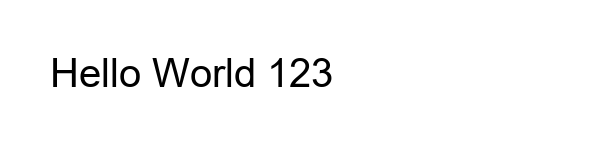
#> input picture services/extract/test_image.png, 600 x 150 px, given in place of test_image.jpg, which was not available
$ python fallback_ocr.py
#> lines starting #> are read from the running program, lines starting #| are printed output that depends on the picture; after the words box and inside, x2 and y2 are one past the last pixel; in counts of white or black regions, pixels touching at a corner belong together; pictures that were not available may be replaced by others from this repository, and a replacement may not be noted
"""
OCR de Fallback usando Tesseract
Este módulo se activa cuando el OCR principal (ONNX) falla
Incluye detección de opciones marcadas en formularios
"""

import os
import cv2
import numpy as np
from PIL import Image, ImageEnhance, ImageFilter
import pytesseract
import logging
from typing import Dict, List, Tuple, Optional, Any
import json
import re

# Configurar logging más detallado
logging.basicConfig(
    level=logging.DEBUG,
    format='[%(asctime)s] %(levelname)s - %(name)s - %(message)s',
    datefmt='%H:%M:%S'
)
logger = logging.getLogger(__name__)

def _debug_log(message: str):
    """Debug logging específico para fallback OCR"""
    try:
        # Limpiar mensaje para evitar problemas de codificación
        safe_message = message.encode('ascii', 'ignore').decode('ascii')
        print(f"[FALLBACK OCR DEBUG] {safe_message}")
        logger.debug(safe_message)
    except Exception:
        print(f"[FALLBACK OCR DEBUG] <mensaje con caracteres especiales>")
        logger.debug("<mensaje con caracteres especiales>")

class FallbackOCR:
    def __init__(self):
        """Inicializar el OCR de fallback"""
        self.setup_tesseract()

    def setup_tesseract(self):
        """Configurar la ruta de Tesseract"""
        _debug_log("Iniciando configuración de Tesseract...")

        # Rutas comunes donde puede estar instalado Tesseract en Windows
        possible_paths = [
            r"C:\Program Files\Tesseract-OCR\tesseract.exe",
            r"C:\Program Files (x86)\Tesseract-OCR\tesseract.exe",
            r"C:\Users\{}\AppData\Local\Tesseract-OCR\tesseract.exe".format(os.getenv('USERNAME')),
            r"C:\tesseract\tesseract.exe"
        ]

        tesseract_path = None
        for path in possible_paths:
            _debug_log(f"Verificando ruta: {path}")
            if os.path.exists(path):
                tesseract_path = path
                _debug_log(f"¡Tesseract encontrado en: {path}!")
                break
            else:
                _debug_log(f"No encontrado en: {path}")
#> (the call stopped at in setup_tesseract, `test_result = pytesseract.image_to_string(Image.new('RGB', (100, 30), ..`: pytesseract is not available in this run)

        if tesseract_path:
            pytesseract.pytesseract.tesseract_cmd = tesseract_path
            _debug_log(f"Tesseract configurado correctamente: {tesseract_path}")

            # Probar que funcione
            try:
                test_result = pytesseract.image_to_string(Image.new('RGB', (100, 30), color='white'))
                _debug_log(f"Test de Tesseract exitoso: configuración OK")
            except Exception as e:
                _debug_log(f"ERROR en test de Tesseract: {e}")

        else:
            _debug_log("Tesseract no encontrado en rutas predefinidas, intentando usar PATH...")
            # Intentar usar tesseract del PATH
            try:
                test_result = pytesseract.image_to_string(Image.new('RGB', (100, 30), color='white'))
                _debug_log("Tesseract disponible en PATH - configuración OK")
            except Exception as e:
                _debug_log(f"ERROR: Tesseract no disponible: {e}")
                logger.error(f"Tesseract no disponible: {e}")

    def preprocess_image_for_ocr(self, image_path: str) -> List[np.ndarray]:
        """Preprocesar imagen para mejorar OCR - OPTIMIZADO PARA DATOS MÉDICOS"""
#> called with image_path = 'test_image.jpg'
        try:
            # Cargar imagen
            image = cv2.imread(image_path)
#> image is the input picture: shape (150, 600, 3); min 0, max 255, mean 248.3
            if image is None:
                raise ValueError(f"No se puede cargar la imagen: {image_path}")

            processed_images = []

            # Imagen original (más importante)
            processed_images.append(image)

            # Convertir a escala de grises
            gray = cv2.cvtColor(image, cv2.COLOR_BGR2GRAY)

            # Técnicas optimizadas para números y datos médicos

            # Técnica 1: Mejora de contraste agresiva (mejor para números pequeños)
            enhanced = cv2.createCLAHE(clipLimit=3.0, tileGridSize=(8,8)).apply(gray)
            _, enhanced_binary = cv2.threshold(enhanced, 0, 255, cv2.THRESH_BINARY + cv2.THRESH_OTSU)
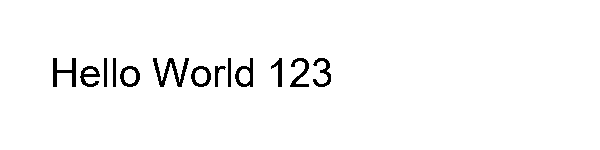
#> enhanced_binary: shape (150, 600); 97.4% white; 13 black regions, largest, box (x1, y1, x2, y2) and area: (153, 58, 189, 87) 381, (53, 58, 76, 87) 277, (290, 58, 309, 87) 218
            processed_images.append(enhanced_binary)

            # Técnica 2: Binarización adaptativa (mejor para formularios)
            adaptive = cv2.adaptiveThreshold(gray, 255, cv2.ADAPTIVE_THRESH_GAUSSIAN_C,
                                           cv2.THRESH_BINARY, 11, 2)
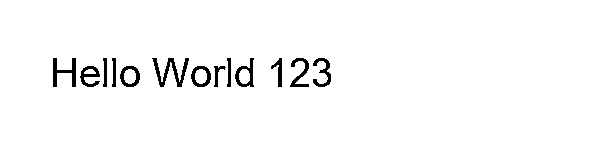
#> adaptive: shape (150, 600); 97.3% white; 13 black regions, largest, box (x1, y1, x2, y2) and area: (152, 58, 189, 87) 378, (53, 58, 76, 87) 277, (235, 58, 254, 87) 219
            processed_images.append(adaptive)

            # Técnica 3: Enfoque específico para texto médico (reduce ruido)
            denoised = cv2.medianBlur(gray, 3)
            _, clean_binary = cv2.threshold(denoised, 0, 255, cv2.THRESH_BINARY + cv2.THRESH_OTSU)
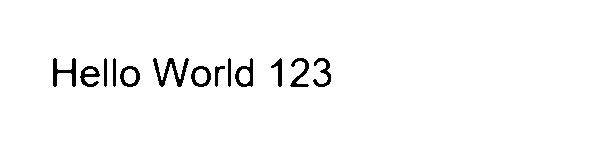
#> clean_binary: shape (150, 600); 97.4% white; 13 black regions, largest, box (x1, y1, x2, y2) and area: (153, 58, 189, 87) 376, (53, 58, 76, 87) 273, (235, 58, 253, 87) 215
            processed_images.append(clean_binary)

            _debug_log(f"Preprocesamiento completado: {len(processed_images)} variantes generadas")
            return processed_images

        except Exception as e:
            _debug_log(f"Error preprocesando imagen: {e}")
            return []

    def extract_text_tesseract(self, image: np.ndarray, config: str = '') -> str:
        """Extraer texto usando Tesseract"""
        try:
            # Convertir de BGR a RGB si es necesario
            if len(image.shape) == 3:
                image_rgb = cv2.cvtColor(image, cv2.COLOR_BGR2RGB)
            else:
                image_rgb = image

            # Convertir a PIL Image
            pil_image = Image.fromarray(image_rgb)

            # Extraer texto con configuración estándar (sin whitelist que causa problemas)
            text = pytesseract.image_to_string(pil_image, config=config, lang='spa+eng')

            # Limpiar caracteres problemáticos y normalizar texto
            if text:
                # Reemplazar caracteres Unicode problemáticos
                text = text.replace('\u2713', '✓')  # Check mark
                text = text.replace('\u2717', '✗')  # X mark
                text = text.replace('\u5341', '+')  # Chinese character

                # Limpiar otros caracteres problemáticos
                import unicodedata
                text = unicodedata.normalize('NFKD', text)

                # Mantener solo caracteres imprimibles ASCII y algunos Unicode básicos
                cleaned_text = ''
                for char in text:
                    if ord(char) < 128 or char in 'áéíóúüñÁÉÍÓÚÜÑ¿¡':
                        cleaned_text += char
                    elif char in '✓✗':
                        cleaned_text += char
                    else:
                        cleaned_text += ' '  # Reemplazar con espacio

                return cleaned_text.strip()

            return ""

        except Exception as e:
            error_msg = str(e).encode('ascii', 'ignore').decode('ascii')
            logger.error(f"Error extrayendo texto con Tesseract: {error_msg}")
            return ""

    # [250 lines left out: functions detect_checkboxes_and_radiobuttons, extract_text_near_elements, not called in this run]

    def process_form_image(self, image_path: str) -> Dict[str, Any]:
        """Procesar imagen de formulario completa"""
        import time
        start_time = time.time()
        TIMEOUT_SECONDS = 30  # Máximo 30 segundos para evitar bucles infinitos

        try:
            _debug_log(f"=== INICIANDO FALLBACK OCR ===")
            _debug_log(f"Imagen a procesar: {image_path}")
            _debug_log(f"¿Existe la imagen?: {os.path.exists(image_path)}")

            if not os.path.exists(image_path):
                _debug_log(f"ERROR: La imagen no existe: {image_path}")
                return {"success": False, "error": "Imagen no encontrada"}

            # 1. Extraer todo el texto con múltiples técnicas
            _debug_log("Paso 1: Preprocesando imagen...")
            processed_images = self.preprocess_image_for_ocr(image_path)
#> processed_images = 4 items
            _debug_log(f"Se generaron {len(processed_images)} variantes de imagen")
            all_text_results = []

            # OPTIMIZACIÓN: Usar solo las mejores variantes
            best_variants = processed_images[:2]  # Solo 2 variantes como funcionaba bien
#> best_variants = 2 items

            for i, proc_img in enumerate(best_variants):
                _debug_log(f"Procesando variante {i+1}/{len(best_variants)}")

                # Solo las configuraciones que funcionaron bien
                configs = [
                    '--psm 6',   # Uniform block of text
                    '--psm 4',   # Single column of text
                ]

                for j, config in enumerate(configs):
                    _debug_log(f"  Probando configuración: {config}")
                    try:
                        text = self.extract_text_tesseract(proc_img, config)
                        if text and len(text) > 50:  # Solo textos significativos
                            _debug_log(f"  ✓ Texto extraído ({len(text)} chars): '{text[:100]}...'")
                            all_text_results.append({
                                "preprocessing": f"technique_{i}",
                                "config": config,
                                "text": text,
                                "length": len(text)
                            })

                            # BREAK EARLY: Si encontramos texto bueno
                            if len(text) > 600:  # Umbral más realista
                                _debug_log(f"  ✓ Texto suficientemente bueno encontrado, terminando búsqueda")
                                break
                        else:
                            _debug_log(f"  ✗ Texto insuficiente con {config}")
                    except Exception as e:
                        _debug_log(f"  ✗ Error con {config}: {str(e)[:100]}")

                # Verificar timeout
                if time.time() - start_time > TIMEOUT_SECONDS:
                    _debug_log(f"⚠️ TIMEOUT alcanzado ({TIMEOUT_SECONDS}s), terminando procesamiento")
                    break

                # Si ya tenemos resultados buenos, no procesar más variantes
                if all_text_results and max(all_text_results, key=lambda x: x["length"])["length"] > 600:
                    _debug_log("✓ Resultado suficientemente bueno encontrado, terminando procesamiento")
                    break
#> this loop made 1 pass
#> configs on pass 1: ['--psm 6', '--psm 4']
#| [FALLBACK OCR DEBUG] Procesando variante 1/2
#| [FALLBACK OCR DEBUG]   Probando configuracin: --psm 6
#> after the loop, all_text_results = []

            # 2. Detectar elementos marcados (VERSIÓN OPTIMIZADA)
            _debug_log("Paso 2: Detectando elementos marcados (versión optimizada)...")
            marked_elements = {"elements": [], "total_found": 0, "marked_count": 0}
            text_associations = {}

            # Solo detectar elementos si tenemos tiempo y el texto principal ya fue extraído
            if time.time() - start_time < TIMEOUT_SECONDS - 15 and all_text_results:  # Reservar 15s
                try:
                    marked_elements = self.detect_checkboxes_and_radiobuttons(image_path)
                    _debug_log(f"Elementos detectados: {marked_elements.get('total_found', 0)}")
                    _debug_log(f"Elementos marcados: {marked_elements.get('marked_count', 0)}")

                    # 3. Extraer texto asociado solo si hay pocos elementos marcados
                    if (time.time() - start_time < TIMEOUT_SECONDS - 10 and
                        marked_elements.get('marked_count', 0) <= 10):  # Máximo 10 elementos marcados

                        if "elements" in marked_elements and marked_elements["elements"]:
                            _debug_log("Extrayendo texto asociado a elementos marcados...")
                            text_associations = self.extract_text_near_elements(image_path, marked_elements["elements"])
                            _debug_log(f"Asociaciones completadas: {len(text_associations.get('text_associations', []))}")
                    else:
                        _debug_log("Omitiendo extracción de texto asociado (demasiados elementos o poco tiempo)")

                except Exception as e:
                    _debug_log(f"Error en detección de elementos (continuando): {str(e)[:100]}")
                    marked_elements = {"elements": [], "total_found": 0, "marked_count": 0}
            else:
                _debug_log("Omitiendo detección de elementos marcados (poco tiempo restante o sin texto principal)")

            # 4. Compilar resultado final
            _debug_log("Paso 4: Compilando resultado final...")
            best_text = max(all_text_results, key=lambda x: x["length"])["text"] if all_text_results else ""
            _debug_log(f"Mejor texto encontrado: '{best_text[:150]}...' ({len(best_text)} caracteres)")

            result = {
                "success": True,
                "extraction_method": "tesseract_fallback",
                "full_text_attempts": len(all_text_results),
                "best_text": best_text,
                "all_text_results": all_text_results,
                "marked_elements": marked_elements,
                "text_associations": text_associations,
                "metadata": {
                    "image_path": image_path,
                    "processing_techniques": len(processed_images),
                    "total_elements_found": marked_elements.get("total_found", 0),
                    "marked_elements_count": marked_elements.get("marked_count", 0)
                }
            }

            _debug_log(f"=== FALLBACK OCR COMPLETADO EXITOSAMENTE ===")
            _debug_log(f"Caracteres extraídos: {len(result['best_text'])}")
            _debug_log(f"Intentos de texto: {result['full_text_attempts']}")
            _debug_log(f"Elementos marcados: {result['metadata']['marked_elements_count']}")
            return result

        except Exception as e:
            _debug_log(f"=== ERROR EN FALLBACK OCR ===")
            _debug_log(f"Error: {str(e)}")
            _debug_log(f"Tipo de error: {type(e).__name__}")
            import traceback
            _debug_log(f"Traceback: {traceback.format_exc()}")
            logger.error(f"Error en fallback OCR: {e}")
            return {
                "success": False,
                "error": str(e),
                "extraction_method": "tesseract_fallback"
            }

    # [43 lines left out: function format_quiz_response, not called in this run]

# Función principal para ser llamada desde el exterior
def fallback_ocr_extract(image_path: str) -> Dict[str, Any]:
    """
    Función principal para extraer texto usando OCR de fallback
    """
    try:
        fallback = FallbackOCR()
        result = fallback.process_form_image(image_path)
        return fallback.format_quiz_response(result)
    except Exception as e:
        logger.error(f"Error en fallback OCR extract: {e}")
        return {
            "text": "",
            "success": False,
            "error": str(e),
            "method": "tesseract_fallback"
        }

if __name__ == "__main__":
    # Prueba del sistema
    test_image = "test_image.jpg"  # Reemplazar con ruta real
    if os.path.exists(test_image):
#> (the run stopped early here; a loop or call above may not have finished)
